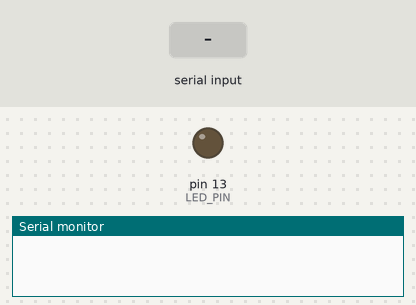
The sketch below on a simulated Arduino Uno, built with avr-gcc and run on an emulated ATmega328P. Shown: output pins drawn as LEDs (lit = HIGH), the last lines printed to the serial monitor. Inputs (shaded band) come from the test bench.

Above: at 1.2 s.
1.3 s: "1" received over Serial
At 2.2 s:
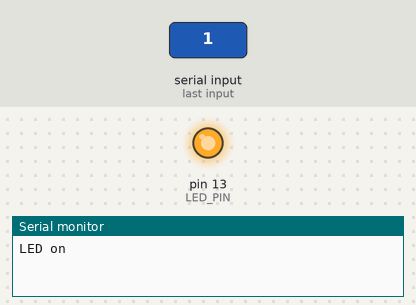
2.8 s: "2" received over Serial
At 3.3 s:
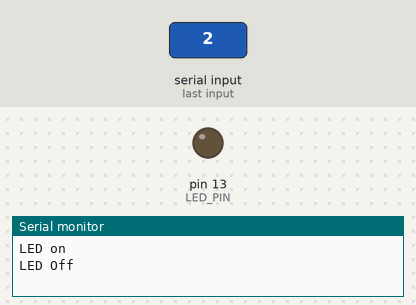
4.3 s: "3" received over Serial
At 4.7 s:
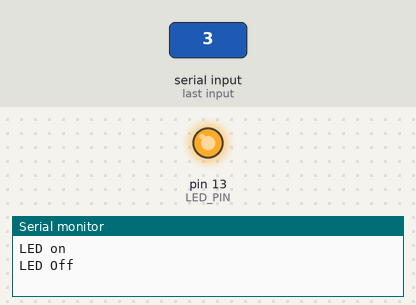
Timing chart, 0 to 7.3 s (numbered marks = the images above; inputs shaded):
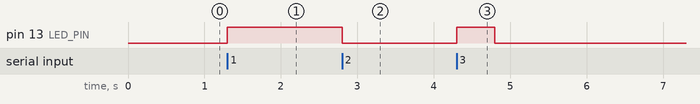

The sketch:

LedSwitch.ino
```cpp
const unsigned int LED_PIN = 13;
const unsigned int BAUD_RATE = 9600;

void setup() {
  pinMode(LED_PIN, OUTPUT);
  Serial.begin(BAUD_RATE);
}

void loop() {
  if (Serial.available() > 0) {
    int command = Serial.read();
    if (command == '1') {
      digitalWrite(LED_PIN, HIGH);
      Serial.println("LED on");
    } else if (command == '2') {
      digitalWrite(LED_PIN, LOW);
      Serial.println("LED Off");
    } else if (command == '3') {
      digitalWrite(LED_PIN, HIGH);
      delay(500);
      digitalWrite(LED_PIN, LOW);
      Serial.println("LED blink");
    } else {
      Serial.print("Unknown command: ");
      Serial.println(command);
    }
  }
}
```

Measured:
- after the input at 1.3 s, pin 13 (LED_PIN): LOW → HIGH at once
- after the input at 2.8 s, pin 13 (LED_PIN): HIGH → LOW at once
- after the input at 4.3 s, pin 13 (LED_PIN): LOW → HIGH at once, → LOW 0.50 s later
